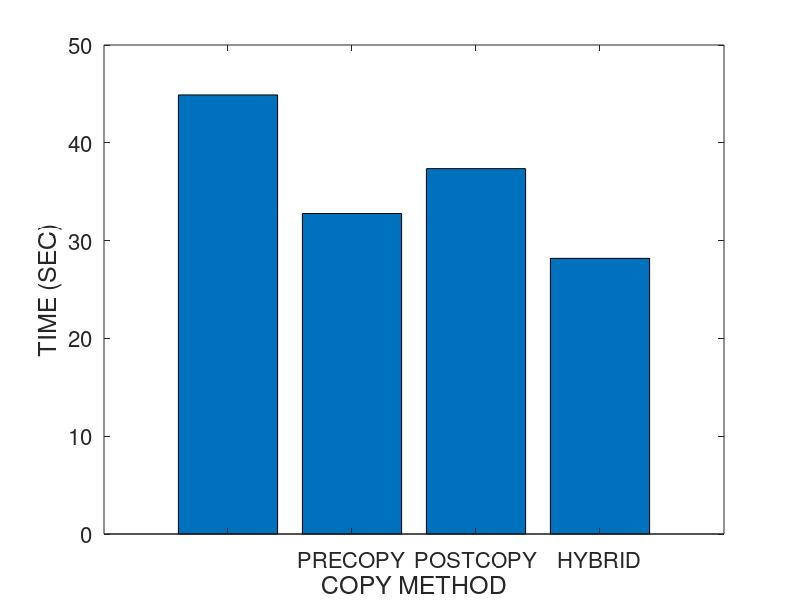
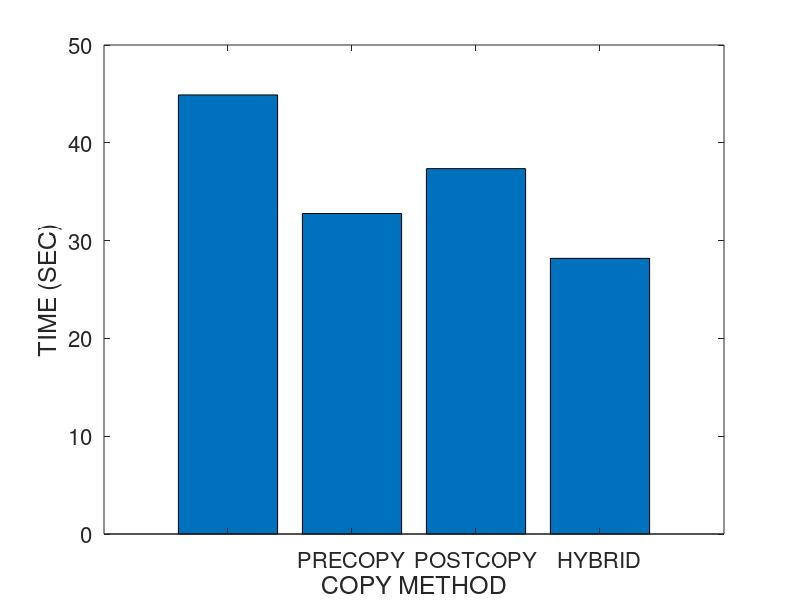
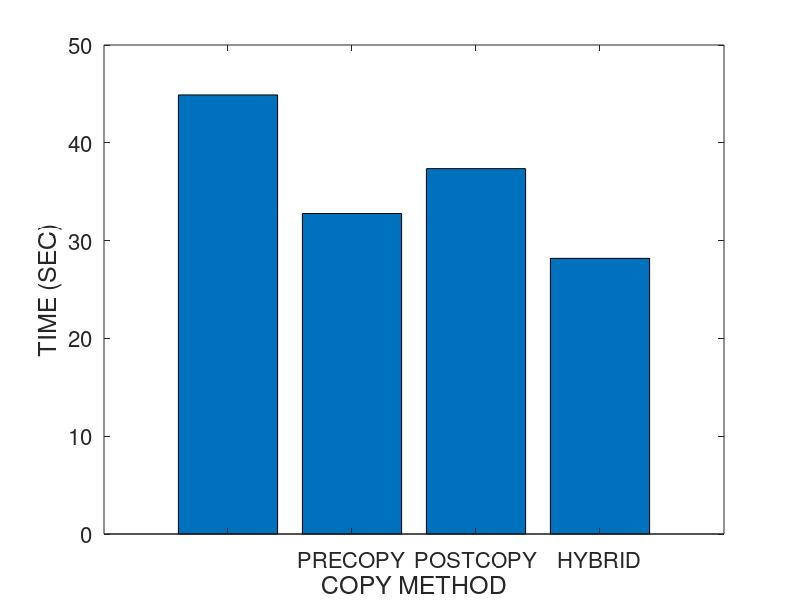
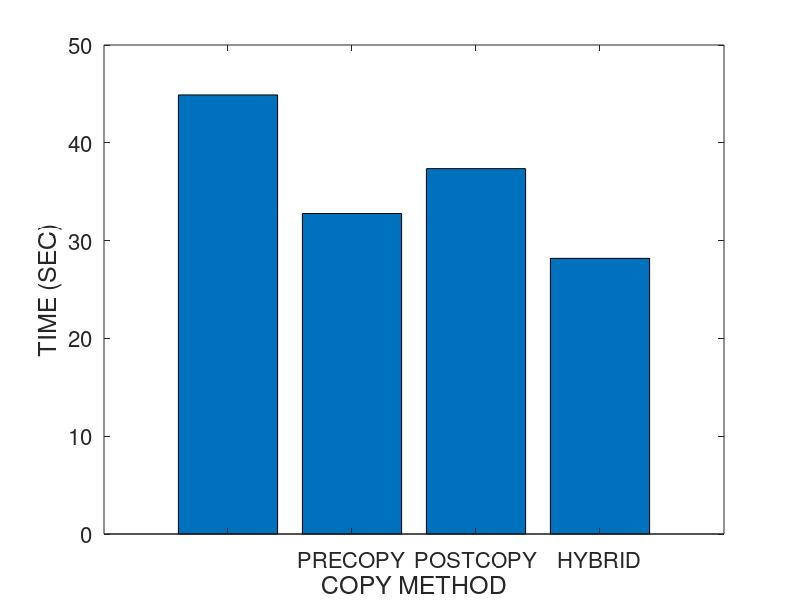

Here is the MATLAB script that generated these plots, in order:
% basic hybrid copy migration
% memory size in MB
r = 4096
r *= 1024 % convert to KB

% bandwidth in gbps
b = 1000 
b = b * 1024/8 % convert to KB

% page dirty rate in percent (%): against to total memory pages
dirtyrate = 14 
dirtyrate /= 100

readrate = 14
readrate /= 100

pagesize = 4 % in KB
numpages = r / pagesize

% delta compression rate
comp = 0.5 

% amount of CPU and device states in KB 
scinfo = 100

% working set size in number of pages
wss = numpages * 0.25

% 0: zero, 1: read, 2: dirtied, 3: inactive data
mem = zeros(1, numpages);

% prediction accuracy 0 through 1
acc = 1
%acc = 0

fontsize = 18

totaltime = 0;
downtime = 0;
totaldata = 0;

A = zeros(4, 3);

%%%%%%%%%%%%%%%%%%%%%%%%%%%%%%
% precopy migration
%%%%%%%%%%%%%%%%%%%%%%%%%%%%%%
fprintf('\n')
disp('==================== Precopy migration ====================')
% iterations
present = numpages
iter = 0
while present > 50 && iter < 29 && totaldata < 4*r
	pretime = present / b
	totaltime += pretime
	totaldata += present
	present = numpages * dirtyrate
	%dirts = wss * dirtyrate
	iter += 1
end

% stop-and-copy phase
% stop conditions: 29 iterations, 50 pages, 4 memory size sent
scsent = scinfo + present * pagesize
downtime = scsent / b
totaltime += downtime
totaldata += scsent

% network fault rate
NFR = 0

A (1, 1) = totaltime;
A (1, 2) = downtime;
A (1, 3) = totaldata;

%%%%%%%%%%%%%%%%%%%%%%%%%%%%%%
% postcopy migration
%%%%%%%%%%%%%%%%%%%%%%%%%%%%%%
fprintf('\n')
disp('===================== Postcopy migration ======================')
totaltime = 0;
downtime = 0;
totaldata = 0;

% stop-and-copy phase
scsent = scinfo
downtime = scsent / b
totaltime += downtime
totaldata += scsent

% prepaging (bubbling) and on-demand paging
postsent = r
posttime = postsent/b
totaltime += posttime
totaldata += postsent
% network fault rate
NFR = 0.2

A (2, 1) = totaltime;
A (2, 2) = downtime;
A (2, 3) = totaldata;

%%%%%%%%%%%%%%%%%%%%%%%%%%%%%%
% hybrid copy migration
%%%%%%%%%%%%%%%%%%%%%%%%%%%%%%
fprintf('\n')
disp('==================== Hybrid copy migration ====================')
totaltime = 0;
downtime = 0;
totaldata = 0;

% precopy phase: single iteration
present = r
pretime = present / b
totaltime += pretime
totaldata += present

% stop-and-copy phase
bitmapsize = 500 % KB
scsent = scinfo + bitmapsize
downtime = scsent / b
totaltime += downtime
totaldata += scsent

% postcopy phase: prepaging (bubbling) and on-demand paging
%dirts = wss * dirtyrate
dirts = numpages * dirtyrate
postsent = dirts * pagesize
posttime = postsent/b
totaltime += posttime
totaldata += postsent
% network fault rate
NFR = 0.2

A (3, 1) = totaltime;
A (3, 2) = downtime;
A (3, 3) = totaldata;

%%%%%%%%%%%%%%%%%%%%%%%%%%%%%%
% proactive hybrid copy migration
%%%%%%%%%%%%%%%%%%%%%%%%%%%%%%
%disp(char(10))
fprintf('\n')
disp('=============== Proactive hybrid copy migration ================')
totaltime = 0;
downtime = 0;
totaldata = 0;

% precopy phase
% LRU, PFR

% scan the dirtied pages
% for dirtied pages
% 	mark dirtied (1)
% 	mem(random (1, wss * 0.1))	
randperm(int64(wss * 0.1));
% for read pages
% 	mark read (2)
% 	mem (random (wss * 0.1, wss * 0.2))

% for pages
% 	predict read/write

% send the pages most likely to be read and least likely to be dirtied
% do not send the pages most likely to be dirtied
% construct queue with the order of p1/p2
%reads = numpages * 0.4 
% total read rate = wss * read_rate = 0.25 * 0.16 = 0.04 (4%)
%read_rate = 0.16
%read_rate = 0.04 % 4% of total memory
% total write rate = wss * write_rate = 0.25 * 0.16 = 0.04 (4%)
%write_rate = 0.16
%write_rate = 0.04 % 4% of total memory
% simple case: readonly pages (RO) - zero dirtied pages 
%RO = 0.3
pred_pages = numpages * readrate * acc

% LRU
% for LRU queue
% 	mark sent
%	insert the pages into cache and perform delta compression

present = pred_pages * pagesize
pretime = present/b
totaltime += pretime
totaldata += present

% stop-and-copy phase
% send the CPU and device states
bitmapsize = 500 % KB
scsent = scinfo + bitmapsize
downtime = scsent/b
totaltime += downtime
totaldata += scsent

% postcopy phase
postsent = (numpages - pred_pages) * pagesize

% exclude the predicted dirtied pages 
pred_dirts = numpages * dirtyrate * acc
postsent = (numpages - pred_pages - pred_dirts) * pagesize
posttime = postsent/b
totaltime += posttime
totaldata += postsent

% network fault rate
NFR = 0.2

A (4, 1) = totaltime;
A (4, 2) = downtime;
A (4, 3) = totaldata

%%%%%%%%%%%%%%%%%%%%%%%%%%%%%%%%%%%%%%%%%%%%%%%%%%%%%%%
%                     plotting
% precopy
% postcopy
% hybrid
% pro-hybrid
%%%%%%%%%%%%%%%%%%%%%%%%%%%%%%%%%%%%%%%%%%%%%%%%%%%%%%%

prefix = "M4G_R14W14_acc100_r1"

dlmwrite (prefix, A, ' ')

%%%%%%%%%%%%%%%%%%%% total time %%%%%%%%%%%%%%%%%%%%%%
figure;
output = strcat(prefix, ".tt");
%output = prefix
x = ['PRECOPY', 'POSTCOPY', 'HYBRID', 'PRO-HYBRID'];
%x = 1:1:length(A);
%plot(x, A(:,2)/1000000, x, A(:,3)/1000000, '-.*');
%plot(A(:,2));
bar(A(:,1))
set(gca, 'XTickLabel', {'', 'PRECOPY', 'POSTCOPY', 'HYBRID', 'PRO-HYBRID', ''}, 'FontSize', fontsize - 2)
xlabel('COPY METHOD', 'FontSize', fontsize);
ylabel('TIME (SEC)', 'FontSize', fontsize);
%legend('PRECOPY', 'POSTCOPY', 'HYBRID', 'PRO-HYBRID');
%bar(x, A(:,1))

saveas (1, strcat(output, ".png"));
saveas (1, strcat(output, ".eps"));
saveas (1, strcat(output, ".emf"));

%%%%%%%%%%%%%%%%%%%% downtime %%%%%%%%%%%%%%%%%%%%%%
figure;
output = strcat(prefix, ".dt");

xlabel('COPY METHOD', 'FontSize', fontsize);
ylabel('TIME (SEC)', 'FontSize', fontsize);

bar(A(:,2))
set(gca, 'XTickLabel', {'', 'PRECOPY', 'POSTCOPY', 'HYBRID', 'PRO-HYBRID', ''}, 'FontSize', fontsize - 2)

saveas (1, strcat(output, ".png"));
saveas (1, strcat(output, ".eps"));
saveas (1, strcat(output, ".emf"));

%%%%%%%%%%%%%%%%%%%% total data %%%%%%%%%%%%%%%%%%%%%%
figure;
output = strcat(prefix, ".td");

xlabel('COPY METHOD', 'FontSize', fontsize);
ylabel('SIZE (KB)', 'FontSize', fontsize);

bar(A(:,3))
set(gca, 'XTickLabel', {'', 'PRECOPY', 'POSTCOPY', 'HYBRID', 'PRO-HYBRID', ''}, 'FontSize', fontsize - 2)

saveas (1, strcat(output, ".png"));
saveas (1, strcat(output, ".eps"));
saveas (1, strcat(output, ".emf"));
